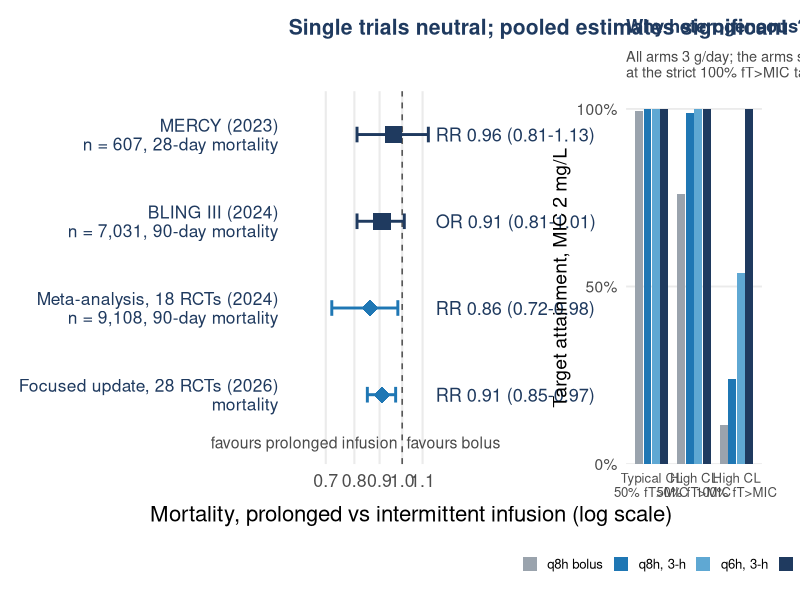

Reproduce this figure in R.
# =============================================================================
# Slide 12. Prolonged vs intermittent beta-lactam infusion: randomised evidence.
#   MERCY     Monti 2023, JAMA           n = 607   28-day mortality  RR 0.96 (0.81-1.13)
#   BLING III Dulhunty 2024, JAMA        n = 7,031 90-day mortality  OR 0.91 (0.81-1.01), P = 0.08
#   Meta-analysis Abdul-Aziz 2024, JAMA  18 RCTs, n = 9,108, 90-day mortality RR 0.86 (95 % CrI 0.72-0.98)
#   Focused update Hong 2026, Pharmacotherapy  28 RCTs, mortality RR 0.91 (0.85-0.97)
# Inset (50% fT>MIC both strata; 100% fT>MIC high CL): mechanistic simulation at MIC 2 mg/L from 11_infusion_benefit_by_clearance.R
# (structural model Bastida 2020; variability and strata assumed) - clearly labelled.
# =============================================================================
suppressPackageStartupMessages({library(dplyr); library(ggplot2); library(patchwork)})
col_blue <- "#1f77b4"; col_grey <- "#9aa3ad"; col_navy <- "#1f3a5f"; col_dark <- "#4a4a4a"; col_red <- "#b03a3a"
base_theme <- function(bs = 17) theme_minimal(base_size = bs) + theme(panel.grid.minor = element_blank(), plot.title = element_text(face = "bold", color = col_navy, size = bs * 0.95), plot.subtitle = element_text(color = col_dark, size = bs * 0.75), plot.margin = margin(8, 10, 8, 8))

fo <- tribble(~study, ~detail, ~measure, ~est, ~lo, ~hi,
  "MERCY (2023)\nn = 607, 28-day mortality",                 "", "RR", 0.96, 0.81, 1.13,
  "BLING III (2024)\nn = 7,031, 90-day mortality",           "", "OR", 0.91, 0.81, 1.01,
  "Meta-analysis, 18 RCTs (2024)\nn = 9,108, 90-day mortality", "", "RR", 0.86, 0.72, 0.98,
  "Focused update, 28 RCTs (2026)\nmortality",               "", "RR", 0.91, 0.85, 0.97) |>
  mutate(study = factor(study, rev(study)), type = ifelse(grepl("RCTs", study), "Pooled", "Single trial"),
         lab = sprintf("%s %.2f (%.2f-%.2f)", measure, est, lo, hi))
pa <- ggplot(fo, aes(est, study, color = type)) +
  geom_vline(xintercept = 1, linetype = "dashed", color = col_dark) +
  geom_errorbar(aes(xmin = lo, xmax = hi), width = 0.18, orientation = "y", linewidth = 1) +
  geom_point(aes(shape = type), size = 5.5, fill = "white") +
  geom_text(aes(x = 1.17, label = lab), hjust = 0, size = 4.6, color = col_navy, show.legend = FALSE) +
  annotate("text", x = 0.98, y = 0.45, label = "favours prolonged infusion", hjust = 1, size = 4, color = col_dark) +
  annotate("text", x = 1.02, y = 0.45, label = "favours bolus", hjust = 0, size = 4, color = col_dark) +
  scale_x_log10(limits = c(0.62, 1.75), breaks = c(0.7, 0.8, 0.9, 1, 1.1)) +
  scale_color_manual(values = c("Pooled" = col_blue, "Single trial" = col_navy), guide = "none") +
  scale_shape_manual(values = c("Pooled" = 18, "Single trial" = 15), guide = "none") +
  scale_y_discrete(expand = expansion(add = c(0.8, 0.5))) +
  coord_cartesian(clip = "off") +
  labs(x = "Mortality, prolonged vs intermittent infusion (log scale)", y = NULL,
       title = "Single trials neutral; pooled estimates significant") +
  base_theme(16) + theme(panel.grid.major.y = element_blank(), axis.text.y = element_text(size = 12.5, color = col_navy, lineheight = 0.9, hjust = 1))

sim <- read.csv("figures/infusion_benefit_by_clearance.csv") |>
  mutate(cl = sub("\n.*", "", stratum)) |>
  filter((target == "50% fT>MIC") | (target == "100% fT>MIC" & cl == "High CL")) |>
  mutate(group = factor(paste0(cl, "\n", target),
                        c("Typical CL\n50% fT>MIC", "High CL\n50% fT>MIC", "High CL\n100% fT>MIC")),
         short = recode(gsub("\n", " ", regimen),
                        "1 g q8h 0.5 h" = "q8h bolus", "1 g q8h 3 h" = "q8h, 3-h",
                        "0.75 g q6h 3 h" = "q6h, 3-h", "3 g/24 h continuous" = "continuous"),
         short = factor(short, c("q8h bolus", "q8h, 3-h", "q6h, 3-h", "continuous")))
pb <- ggplot(sim, aes(group, PTA, fill = short)) +
  geom_col(position = position_dodge(0.8), width = 0.72) +
  scale_fill_manual(values = c(col_grey, col_blue, "#5fa8d3", col_navy), name = NULL) +
  scale_y_continuous(limits = c(0, 105), breaks = seq(0, 100, 50), expand = c(0, 0), labels = \(x) paste0(x, "%")) +
  labs(x = NULL, y = "Target attainment, MIC 2 mg/L",
       title = "Why heterogeneous? (simulation)",
       subtitle = "All arms 3 g/day; the arms separate only\nat the strict 100% fT>MIC target") +
  base_theme(14) + theme(legend.position = "bottom", legend.text = element_text(size = 9.5),
                         legend.key.size = unit(0.8, "lines"), plot.margin = margin(8, 22, 8, 4),
                         panel.grid.major.x = element_blank(), axis.text.x = element_text(size = 9.5, lineheight = 0.9))

p <- pa + pb + plot_layout(widths = c(1.8, 1))
ggsave("figures/prolonged_infusion_forest.png", p, width = 13.5, height = 5.8, dpi = 200, bg = "white")
